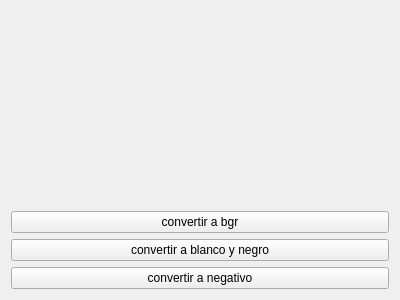
<?xml version="1.0" encoding="UTF-8"?>
<ui version="4.0">
 <class>Widget</class>
 <widget class="QWidget" name="Widget">
  <property name="geometry">
   <rect>
    <x>0</x>
    <y>0</y>
    <width>400</width>
    <height>300</height>
   </rect>
  </property>
  <property name="windowTitle">
   <string>Widget</string>
  </property>
  <layout class="QGridLayout" name="gridLayout">
   <item row="1" column="0">
    <widget class="QPushButton" name="pbConvertir">
     <property name="font">
      <font>
       <weight>50</weight>
       <italic>false</italic>
       <bold>false</bold>
       <underline>false</underline>
       <strikeout>false</strikeout>
       <kerning>true</kerning>
      </font>
     </property>
     <property name="text">
      <string>convertir a bgr</string>
     </property>
    </widget>
   </item>
   <item row="2" column="0">
    <widget class="QPushButton" name="pbConvertir1">
     <property name="text">
      <string>convertir a blanco y negro</string>
     </property>
     <property name="checkable">
      <bool>false</bool>
     </property>
    </widget>
   </item>
   <item row="3" column="0">
    <widget class="QPushButton" name="pbConvertir2">
     <property name="text">
      <string>convertir a negativo</string>
     </property>
    </widget>
   </item>
   <item row="0" column="0">
    <widget class="QWidget" name="imWidget" native="true"/>
   </item>
  </layout>
 </widget>
 <layoutdefault spacing="6" margin="11"/>
 <resources/>
 <connections/>
</ui>
